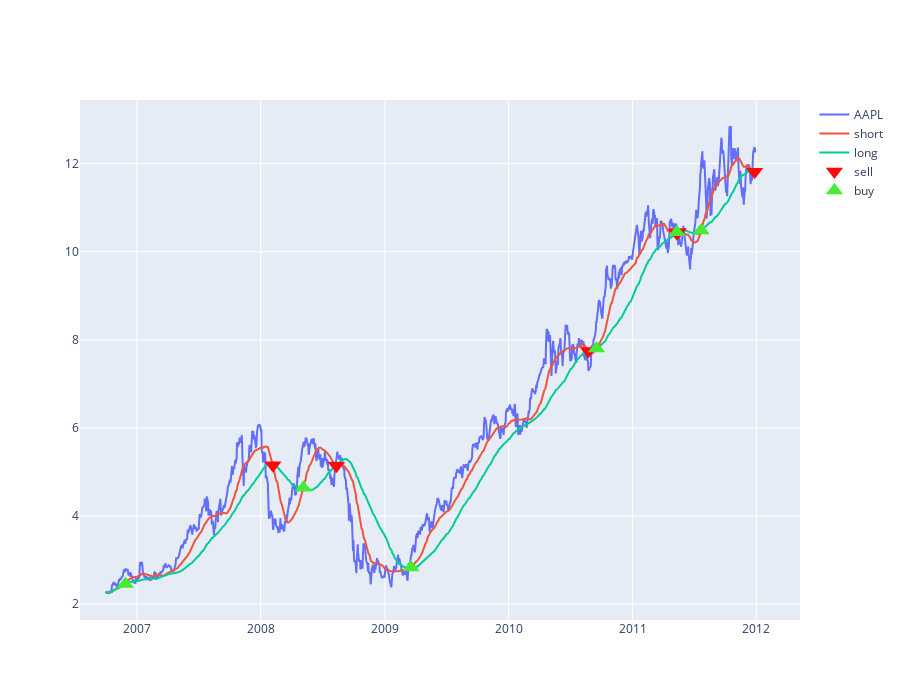

Notebook code for this chart:
### Code cell
data = aapl['Adj Close'].reset_index()
short_mav = signal_df['short_mav'].reset_index()
long_mav = signal_df['long_mav'].reset_index()

fig = go.Figure()
fig.update_layout(
    autosize=True,
    height=700)

fig.add_trace(go.Scatter(x=data['Date'],y=data['Adj Close'],mode='lines',name='AAPL'))
fig.add_trace(go.Scatter(x=short_mav['Date'],y=short_mav['short_mav'],mode='lines',name='short'))
fig.add_trace(go.Scatter(x=long_mav['Date'],y=long_mav['long_mav'],mode='lines',name='long'))
fig.add_trace(go.Scatter(
    x=signal_df.loc[signal_df.positions == -1.0].index,
    y=signal_df.short_mav[signal_df.positions == -1.0],
    mode='markers',
    marker=dict(size=15, color='#fc0a0a', symbol='triangle-down'),
    name='sell'
))
fig.add_trace(go.Scatter(
    x=signal_df.loc[signal_df.positions == 1.0].index,
    y=signal_df.short_mav[signal_df.positions == 1.0],
    mode='markers',
    marker=dict(size=15, color='#46eb34', symbol='triangle-up'),
    name='buy'
))

fig.show()

### Figure 1 — Plotly figure (JSON) as saved in the notebook; plotly's stock layout.template omitted (floating-point values rounded to 4 significant figures; data arrays with more than 128 entries replaced by an {"elided": "..."} marker saying what was removed)
{"data": [{"mode": "lines", "name": "AAPL", "type": "scatter", "x": {"elided": "1323 str values"}, "y": {"elided": "1323 float values"}}, {"mode": "lines", "name": "short", "type": "scatter", "x": {"elided": "1323 str values"}, "y": {"elided": "1323 float values"}}, {"mode": "lines", "name": "long", "type": "scatter", "x": {"elided": "1323 str values"}, "y": {"elided": "1323 float values"}}, {"marker": {"color": "#fc0a0a", "size": 15, "symbol": "triangle-down"}, "mode": "markers", "name": "sell", "type": "scatter", "x": ["2008-02-06T00:00:00", "2008-08-11T00:00:00", "2010-08-24T00:00:00", "2011-05-11T00:00:00", "2011-05-16T00:00:00", "2011-12-27T00:00:00"], "y": [5.15, 5.141, 7.748, 10.43, 10.45, 11.82]}, {"marker": {"color": "#46eb34", "size": 15, "symbol": "triangle-up"}, "mode": "markers", "name": "buy", "type": "scatter", "x": ["2006-11-28T00:00:00", "2008-05-06T00:00:00", "2009-03-19T00:00:00", "2010-09-17T00:00:00", "2011-05-12T00:00:00", "2011-07-22T00:00:00"], "y": [2.459, 4.639, 2.83, 7.805, 10.44, 10.48]}], "layout": {"autosize": true, "height": 700}}
